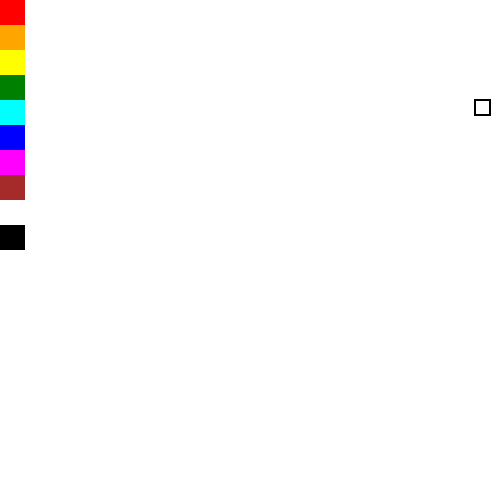
Frame 1 (no input)
Frame 60 (no input): identical to frame 1, image omitted
Frame 120 (the mouse pressed at the canvas centre since frame 60): identical to frame 1, image omitted

The p5.js sketch that drew this single still picture (run headless with seeded random() and noise() and a simulated clock; from frame 60 on, the mouse is pressed at the canvas centre):

// p5.js sketch
// ── sketch.js

let cube;
let cube2;
let cube3;
let selectedColor;

function setup() {
  createCanvas(500, 500);
  selectedColor = color('white');
  cube = new Cube (0,0,color('red'));
  cube2 = new Cube (0,25,color('orange'));
  cube3 = new Cube (0,50,color('yellow'));
  cube4 = new Cube (0,75,color('green'));
  cube5 = new Cube (0,100,color('cyan'));
  cube6 = new Cube (0,125,color('blue'));
  cube7 = new Cube (0,150,color('magenta'));
  cube8 = new Cube (0,175,color('brown'));
  cube9 = new Cube (0,200,color('white'))
  cube10 = new Cube (0,225,color('black'));
}

function draw() {
  //background(255);

  cube.draw();
  cube2.draw ();
  cube3.draw();
  cube4.draw();
  cube5.draw();
  cube6.draw();
  cube7.draw();
  cube8.draw();
  cube9.draw();
  cube10.draw();

  stroke(0);
  strokeWeight(2);
  fill(selectedColor);
  square(475,100,15);

  stroke(selectedColor);
  strokeWeight(10);
  if (mouseIsPressed === true) {
    line (mouseX, mouseY, pmouseX, pmouseY);
  }
}

function mousePressed () {
  if (cube.contains(mouseX,mouseY)) {
    selectedColor = cube.fill;
  } else if (cube2.contains(mouseX,mouseY)) {
    selectedColor = cube2.fill;
  } else if (cube3.contains(mouseX,mouseY)) {
    selectedColor = cube3.fill;
  } else if (cube4.contains(mouseX,mouseY)) {
    selectedColor = cube4.fill;
  } else if (cube5.contains(mouseX,mouseY)) {
    selectedColor = cube5.fill;
  } else if (cube6.contains(mouseX,mouseY)) {
    selectedColor = cube6.fill;
  } else if (cube7.contains(mouseX,mouseY)) {
    selectedColor = cube7.fill;
  } else if (cube8.contains(mouseX,mouseY)) {
    selectedColor = cube8.fill;
  } else if (cube9.contains(mouseX,mouseY)) {
    selectedColor = cube9.fill;
  } else if (cube10.contains(mouseX,mouseY)) {
    selectedColor = cube10.fill;
  }
  console.log("selected color is " + selectedColor);
}

class Cube {
  constructor (x,y,fill) {
    this.x = x;
    this.y = y;
    this.fill = fill;
  }
  draw() {
      noStroke();
      fill(this.fill);
      square(this.x,this.y,25);
  }

  contains(x,y) {
    let insideX = x >= this.x && x <= this.x+25;
    let insideY = y >= this.y && y <= this.y+25;
    return insideX && insideY;
  }
}
